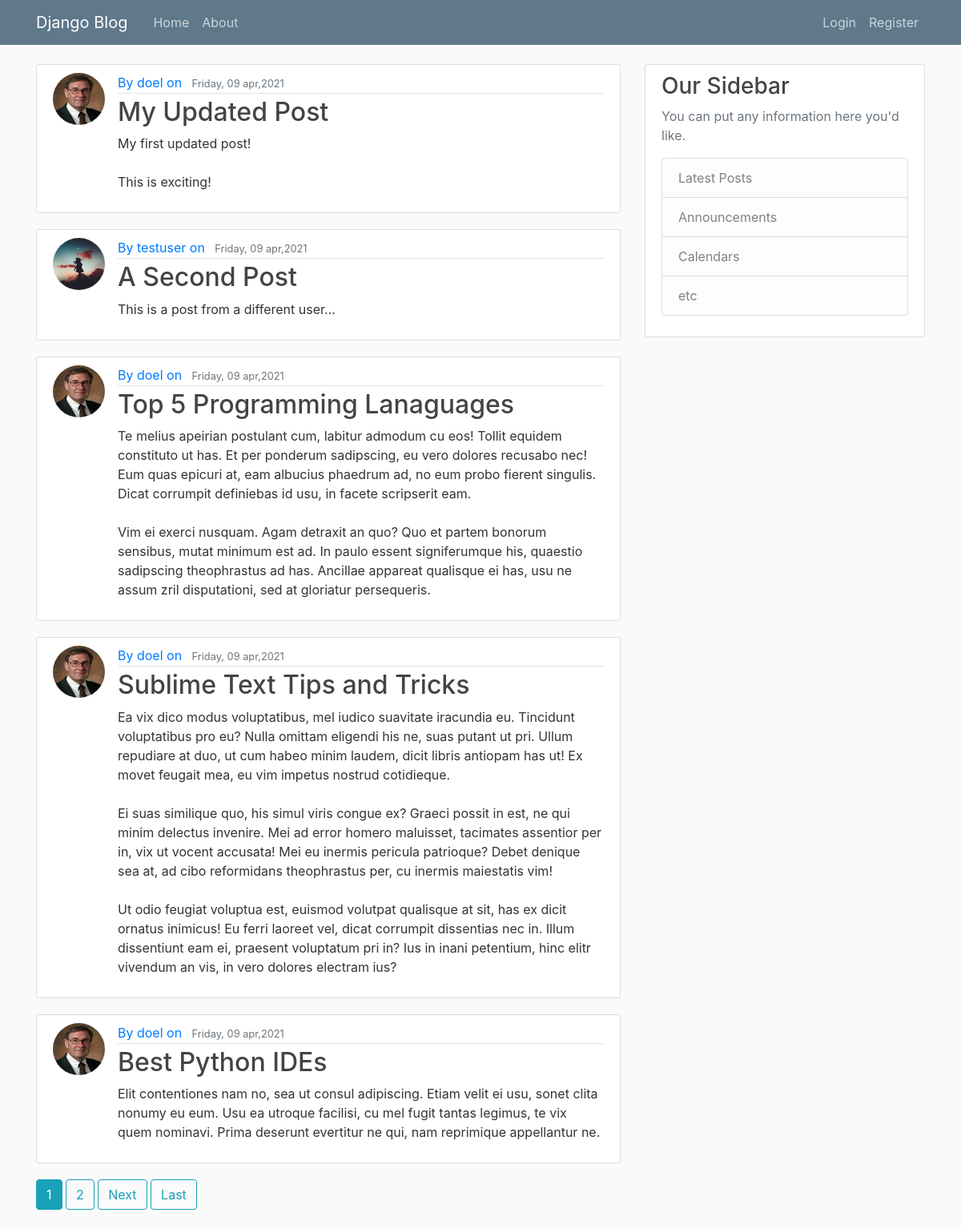
The page / on the database its author committed.
### blog/models.py (models this page shows, shortened)
class Post(models.Model):
    title=models.CharField(max_length=100)
    content=models.TextField()
    date_posted=models.DateField(default=timezone.now)
    author=models.ForeignKey(User,on_delete=models.CASCADE)

### users/models.py (models this page shows, shortened)
class Profile(models.Model):
    user=models.OneToOneField(User,on_delete=models.CASCADE)
    image=models.ImageField(upload_to='photos',default='default.jpg')

### blog/views.py (the view)
# urls.py: path('', PostListView.as_view(), name='blog-home'),
class PostListView(ListView):
    model = Post
    template_name = 'blog/home.html' # default: app/model_list.html
    context_object_name = 'posts'   #default: object_list
    ordering = ['-date_posted']
    paginate_by=5

### blog/templates/blog/home.html
{% extends 'blog/base.html' %}
{% block content %}
{% for post in posts %}
<article class="media content-section">
  <img class="rounded-circle article-img" src="{{ post.author.profile.image.url }}">
  <div class="media-body">
    <div class="article-metadata">
      <a class="mr-2" href="{% url 'user-posts' post.author.username %}">By {{ post.author }} on</a>
      <small class="text-muted">{{ post.date_posted|date:'l, d b,Y' }}</small>
    </div>
    <h2><a class="article-title" href="{% url 'blog-detail' post.id %}">{{ post.title }}</a></h2>
    <p class="article-content">{{ post.content }}</p>
  </div>
</article>
{% endfor %}
    {% include 'blog/paginator.html' %}
{% endblock content %}

### blog/templates/blog/base.html (shortened to what this page needs)
{% load static %}
<!DOCTYPE html>
<html lang="en">
<head>
    <link rel="stylesheet" href="https://stackpath.bootstrapcdn.com/bootstrap/4.3.1/css/bootstrap.min.css">
    <link rel="stylesheet" type="text/css" href="{% static 'blog/main.css' %}">
</head>
<body>
    {% include 'blog/navbar.html' %}
    <main role="main" class="container">
      <div class="row">
        <div class="col-md-8">
          {% block content %} {% endblock %}
        </div>
    {% include 'blog/sidebar.html' %}
      </div>
    </main>
  </body>
</html>

### blog/templates/blog/navbar.html (shortened to what this page needs)
<header class="site-header">
  <nav class="navbar navbar-expand-md navbar-dark bg-steel fixed-top">
    <div class="container">
      <a class="navbar-brand mr-4" href="{% url 'blog-home' %}">Django Blog</a>
      <div class="collapse navbar-collapse" id="navbarToggle">
        <div class="navbar-nav mr-auto">
          <a class="nav-item nav-link" href="{% url 'blog-home' %}">Home</a>
          <a class="nav-item nav-link" href="{% url 'blog-about' %}">About</a>
        </div>
        <div class="navbar-nav">
          {% if user.is_authenticated %}
          <a class="nav-item nav-link" href="{% url 'blog-create' %}">New Post</a>
          <a class="nav-item nav-link" href="{% url 'profile' %}">Profile</a>
          <a class="nav-item nav-link" href="{% url 'logout' %}">Logout</a>
          {% else %}
          <a class="nav-item nav-link" href="{% url 'login' %}">Login</a>
          <a class="nav-item nav-link" href="{% url 'register' %}">Register</a>
          {%endif%}
        </div>
      </div>
    </div>
  </nav>
</header>

### blog/templates/blog/paginator.html (shortened to what this page needs)
{% if is_paginated %}
 <a class="btn btn-info mb-4 " href="?page={{page_obj.number }}">{{page_obj.number}}</a>
{% if page_obj.number < page_obj.paginator.num_pages|add:'-2' %}
   <a class="btn btn-outline-info mb-4 " href="?page={{page_obj.number|add:'1' }}">{{page_obj.number|add:'1'}}</a>
{% endif %}
{% if page_obj.has_next %}
  {% ifnotequal page_obj.number page_obj.paginator.num_pages|add:'-1' %}
    <a class="btn btn-outline-info mb-4 " href="?page={{page_obj.next_page_number }}">Next</a>
  {% endifnotequal  %}
  <a class="btn btn-outline-info mb-4 " href="?page={{page_obj.paginator.num_pages}}">Last</a>
{% endif %}
{% endif %}

### blog/templates/blog/sidebar.html
<div class="col-md-4">
  <div class="content-section">
    <h3>Our Sidebar</h3>
    <p class='text-muted'>You can put any information here you'd like.
      <ul class="list-group">
        <li class="list-group-item list-group-item-light">Latest Posts</li>
        <li class="list-group-item list-group-item-light">Announcements</li>
        <li class="list-group-item list-group-item-light">Calendars</li>
        <li class="list-group-item list-group-item-light">etc</li>
      </ul>
    </p>
  </div>
</div>

### blog/static/blog/main.css (style rules this page uses)
body { background: #fafafa; color: #333333; margin-top: 5rem; }
h1, h2, h3, h4, h5, h6 { color: #444444; }
ul { margin: 0; }
.bg-steel { background-color: #5f788a; }
.site-header .navbar-nav .nav-link { color: #cbd5db; }
.content-section { background: #ffffff; padding: 10px 20px; border: 1px solid #dddddd; border-radius: 3px; margin-bottom: 20px; }
.article-title { color: #444444; }
.article-content { white-space: pre-line; }
.article-img { height: 65px; width: 65px; margin-right: 16px; }
.article-metadata { padding-bottom: 1px; margin-bottom: 4px; border-bottom: 1px solid #e3e3e3 }

### rows shown on the page
Post: author.profile.image (picture), author "doel", date_posted "Friday, 09 apr,2021", title "My Updated Post", content "My first updated post! This is exciting!"
Post: author.profile.image (placeholder picture), author "testuser", date_posted "Friday, 09 apr,2021", title "A Second Post", content "This is a post from a different user..."
Post: author.profile.image (picture), author "doel", date_posted "Friday, 09 apr,2021", title "Top 5 Programming Lanaguages", content "Te melius apeirian postulant cum, labitur admodum cu eos! Tollit equidem constituto ut has. Et per ponderum sadipscing, eu vero dolores recusabo nec! Eum quas epicuri at, eam albucius phaedrum ad, no eum probo fierent singulis. Dicat corrumpit definiebas id usu, in facete scripserit eam. Vim ei exerci nusquam. Agam detraxit an quo? Quo et partem bonorum sensibus, mutat minimum est ad. In paulo essent signiferumque his, quaestio sadipscing theophrastus ad has. Ancillae appareat qualisque ei has, usu ne assum zril disputationi, sed at gloriatur persequeris."
Post: author.profile.image (picture), author "doel", date_posted "Friday, 09 apr,2021", title "Sublime Text Tips and Tricks", content "Ea vix dico modus voluptatibus, mel iudico suavitate iracundia eu. Tincidunt voluptatibus pro eu? Nulla omittam eligendi his ne, suas putant ut pri. Ullum repudiare at duo, ut cum habeo minim laudem, dicit libris antiopam has ut! Ex movet feugait mea, eu vim impetus nostrud cotidieque. Ei suas similique quo, his simul viris congue ex? Graeci possit in est, ne qui minim delectus invenire. Mei ad error homero maluisset, tacimates assentior per in, vix ut vocent accusata! Mei eu inermis pericula patrioque? Debet denique sea at, ad cibo reformidans theophrastus per, cu inermis maiestatis vim! Ut odio feugiat voluptua est, euismod volutpat qualisque at sit, has ex dicit ornatus inimicus! Eu…"
Post: author.profile.image (picture), author "doel", date_posted "Friday, 09 apr,2021", title "Best Python IDEs", content "Elit contentiones nam no, sea ut consul adipiscing. Etiam velit ei usu, sonet clita nonumy eu eum. Usu ea utroque facilisi, cu mel fugit tantas legimus, te vix quem nominavi. Prima deserunt evertitur ne qui, nam reprimique appellantur ne."

### other values the page prints
{{ page_obj.number }} "1"
{{ page_obj.number|add:'1' }} "2"
